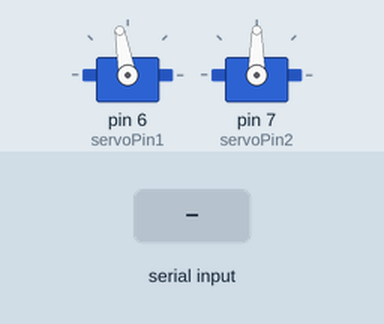
Simulated run of this sketch. Board: Arduino Uno, built with avr-gcc and run on an emulated ATmega328P. Shown: 2 × servo. The inputs (shaded band) are chosen by the test bench.

Above: at 1.2 s.
1.3 s: "1" received over Serial
At 2.3 s:
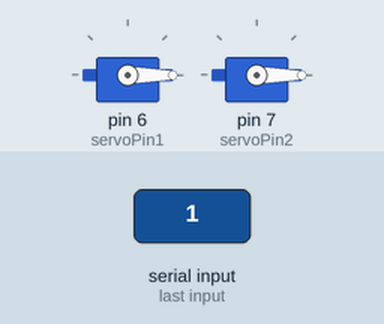
Timing chart, 0 to 7.8 s (numbered marks = the images above; inputs shaded):
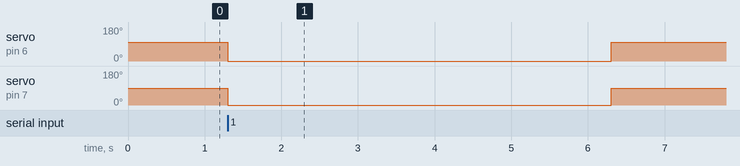

Measured:
- after the input at 1.3 s, servo on pin 6 (servoPin1): 100° → 0° at once, → 100° 5.0 s later; servo on pin 7 (servoPin2): 90° → 0° at once, → 90° 5.0 s later

The sketch:

ArduinoCode.ino
```cpp
#include <Servo.h>

Servo servo1;
Servo servo2;
int servoPin1 = 6;
int servoPin2 = 7;
void setup() {
  // put your setup code here, to run once:
  servo1.attach(servoPin1);
  servo1.write(100);
  servo2.attach(servoPin2);
  servo2.write(90);
  Serial.begin(9600);
}

void loop() {
  // put your main code here, to run repeatedly:
  while(Serial.available() == 0){}
  char incomingByte = Serial.read();
  if (incomingByte == '1'){
    servo1.write(0);
    servo2.write(0);
    delay(5000);
    servo1.write(100);
    servo2.write(90);
  }
  delay(3000);
}
```
